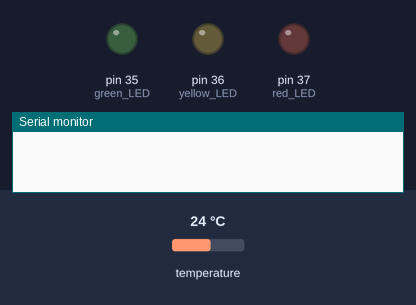
Simulated run of this sketch. Board: Arduino Mega 2560, built with avr-gcc and run on an emulated ATmega2560. Shown: output pins drawn as LEDs (lit = HIGH), the last lines printed to the serial monitor. Wiring (inferred from the names in the program): TMP102 temperature sensor at I2C address 0x48. Inputs (shaded band) come from the test bench; at power-on: temperature 24 °C.

Above: at 0.1 s.
At 3.8 s:
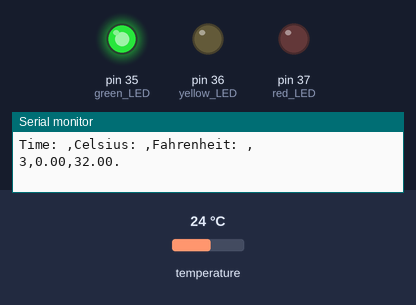
Timing chart, 0 to 5.3 s (numbered marks = the images above):
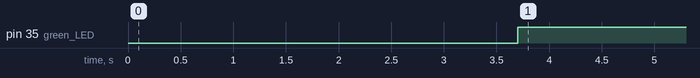

The sketch:

Blink_temp.ino
```cpp
/*  Code outputs time elapsed in seconds, temperature Celsius, and temperature Fahrenheit. Output to Serial port
 *   Output as comma separated values.   */

#include <Wire.h> // for I2C
int tmp102Address = 0x48;    // I2C address for TMP 102 sensor

void setup(){
    delay(3700); // Delay to give time to output header to serial port
  Serial.begin(9600); // initialize serial port w/ baud rate 9600
  pinMode(35, OUTPUT); //green LED
  pinMode(36, OUTPUT); // yellow LED
  pinMode(37, OUTPUT); // red LED
  Wire.begin(); //initialize I2C
  Serial.print("Time: "); Serial.print(','); //header
  Serial.print("Celsius: "); Serial.print(',');
  Serial.print("Fahrenheit: "); Serial.println(','); //header, comma separated

}

void loop(){
  float celsius = getTemperature();
  Serial.print(millis()/1000); // output time in seconds
  Serial.print(',');
  Serial.print(celsius); // output the temperature celsius
  Serial.print(',');
  float fahrenheit = (1.8 * celsius) + 32; // convert to fahrenheit
  Serial.print(fahrenheit); // output fahrenheit
  Serial.print('.');

  if (fahrenheit <69){
    digitalWrite(35, HIGH); // turn on green LED
    digitalWrite(36, LOW); // yellow off
    digitalWrite(37, LOW); // red off
    }
    else if (fahrenheit <75) {
      digitalWrite(35, LOW); // green off
      digitalWrite(36, HIGH); // turn on yellow LED
      digitalWrite(37, LOW); // red off
      }
     else{
      digitalWrite(35, LOW); // green off
      digitalWrite(36, LOW); // yellow off
      digitalWrite(37, HIGH); //turn on red LED
     }
     delay(1000); // just heer to slow down the output. You can remove this
}
float getTemperature(){
  Wire.requestFrom(tmp102Address, 2); // code originally from bldr.org
  byte MSB = Wire.read();
  byte LSB = Wire.read();
  // it's a 12bit int, using two's compliment for negative
  int TemperatureSum = ((MSB << 8)| LSB) >> 4;
  float celsius = TemperatureSum *0.0625;
}
```

Measured:
- by itself, pin 35 (green_LED): LOW → HIGH at 3.7 s
